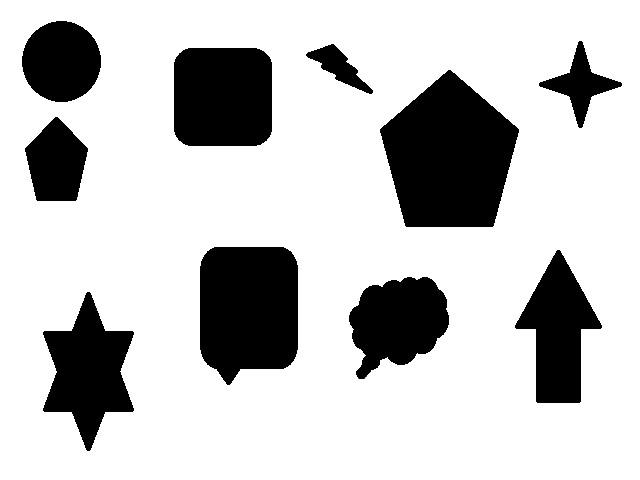
//> input picture samples/paint.jpg, 640 x 480 px
$ ./Topico_50   (built with g++ and OpenCV 4)
//> lines starting //> are read from the running program, lines starting //| are printed output that depends on the picture; after the words box and inside, x2 and y2 are one past the last pixel; in counts of white or black regions, pixels touching at a corner belong together
//> further down, img is the input picture: 480 rows x 640 cols, CV_8UC1; min 0, max 255, mean 196.7
#include <iostream>
#include <opencv2/highgui.hpp>
#include <opencv2/imgproc.hpp>
#include <opencv2/core/core.hpp>
#include "opencv2/opencv.hpp"
#include "opencv2/ml/ml.hpp"
#include <fstream>
#include <cmath>

using namespace std;
using namespace cv;

void getGLCM(Mat &img) {
    FILE *file;
    float energy = 0, contrast = 0, homogeneity = 0;
    float idm = 0, entropy = 0, mean1 = 0, dissimilarity = 0;
    float asmOfImg = 0, correlation = 0;
    float mean2 = 0, mean3 = 0, omegai = 0, omegaj = 0;
    float variance = 0, sumEntropy = 0, sumVariance = 0, sumAverage = 0;
    float differenceEntropy = 0, differenceVariance = 0;
    int sizeOfImg = 256;

    int row = img.rows, col = img.cols;
//> row = 480; col = 640

    Mat gl = Mat::zeros(sizeOfImg, sizeOfImg, CV_32FC1);

    for (int i = 0; i < row; i++) {
        for (int j = 0; j < col; j++) {
            gl.at<float>(img.at<uchar>(i, j), img.at<uchar>(i, j + 1))++;
        }
    }
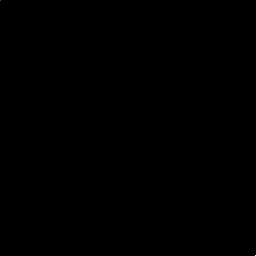
//> gl: 256 rows x 256 cols, CV_32FC1; min 0, max 227265, mean 4.7; drawn with min black and max white

    gl = gl + gl.t();
//> gl: 256 rows x 256 cols, CV_32FC1; 0.34% of pixels changed, all inside (x1, y1, x2, y2) = (0, 0, 256, 256)
    gl = gl / sum(gl)[0];
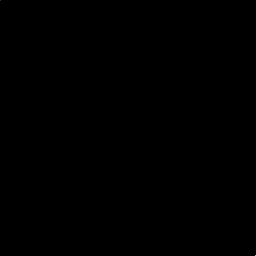
//> gl: 256 rows x 256 cols, CV_32FC1; min 0, max 0.74, mean 1.53e-05

    for (int i = 0; i < sizeOfImg; i++) {
        for (int j = 0; j < sizeOfImg; j++) {
            contrast = contrast + (i - j) * (i - j) * gl.at<float>(i, j);

            homogeneity = homogeneity + gl.at<float>(i, j) / (1 + abs(i - j));

            dissimilarity = dissimilarity + gl.at<float>(i, j) * (abs(i - j));

            asmOfImg = asmOfImg + (gl.at<float>(i, j) * gl.at<float>(i, j));

            energy = energy + sqrt(asmOfImg);

            if (i != j) {
                idm = idm + gl.at<float>(i, j) /
                            ((i - j) * (i - j));
            }

            if (gl.at<float>(i, j) != 0) {
                entropy = entropy - gl.at<float>(i, j) * log10(gl.at<float>(i, j));
            }

            mean2 = mean2 + i * gl.at<float>(i, j);
            mean3 = mean3 + j * gl.at<float>(i, j);
            omegai = omegai + sqrt(gl.at<float>(i, j) * (i - mean2) * (i - mean2));
            omegaj = omegaj + sqrt(gl.at<float>(i, j) * (j - mean3) * (j - mean3));

            if (i != 0 && j != 0) {
                correlation = correlation + ((((i * j) * (gl.at<float>(i, j))) - (mean2 * mean3)) / (omegai * omegaj));
            }

            variance += ((i - (mean2 + mean3) / 2) * (i - (mean2 + mean3) / 2)) * gl.at<float>(i, j);

            for (int k = 2; k < 513; k++) {
                if (i + j == k && gl.at<float>(k) > 0) {
                    sumEntropy -= (gl.at<float>(k)) * log10(gl.at<float>(k));
                    sumVariance += (i - sumEntropy) * (i - sumEntropy) * (gl.at<float>(k));
                    sumAverage += i * gl.at<float>(k);
                }
            }

            for (int k = 0; k < 256; k++) {
                if (i - j == k && gl.at<float>(k) > 0) {
                    differenceEntropy += gl.at<float>(k) * log10(gl.at<float>(k));
                    differenceVariance += (i - (mean2 + mean3) / 2) * (i - (mean1 + mean2) / 2) * (gl.at<float>(k));
                }
            }
        }
    }
//> this loop made 256 passes
//> (contrast, homogeneity, dissimilarity, asmOfImg, energy, idm) on passes 1 to 3: (150.4, 0.205, 0.613, 0.0404, 51.48, 0.00463), (177.5, 0.208, 0.726, 0.0405, 103, 0.0089), (202.4, 0.209, 0.831, 0.0405, 154.5, 0.0102)
//> after the loop, contrast = 470; homogeneity = 0.962; dissimilarity = 1.96; asmOfImg = 0.588; energy = 13184.5; idm = 0.0233; entropy = 0.407; mean2 = 196.7; mean3 = 196.7; omegai = 340.8; omegaj = 341; correlation = -10.48; variance = 4479.6; sumEntropy = 5.96

    file = fopen("/home/bolsista/Documents/treinamento-pdi/results/50_glcm.txt", "w");
    fprintf(file, "energy = %f\n", energy);
    fprintf(file, "contrast = %f\n", contrast);
    fprintf(file, "homogeneity = %f\n", homogeneity);
    fprintf(file, "idm = %f\n", idm);
    fprintf(file, "entropy = %f\n", entropy);
    fprintf(file, "dissimilarity = %f\n", dissimilarity);
    fprintf(file, "asm = %f\n", asmOfImg);
    fprintf(file, "correlation = %f\n", correlation);
    fprintf(file, "difference of variance = %f\n", differenceVariance);
    fprintf(file, "difference of entropy = %f\n", differenceEntropy);
    fprintf(file, "sum of entropy = %f\n", sumEntropy);
    fprintf(file, "sum of variance = %f\n", sumVariance);
    fprintf(file, "sum of average = %f\n", sumAverage);
    fclose(file);
}

int main() {
    Mat img = imread("/home/bolsista/Documents/treinamento-pdi/samples/paint.jpg", IMREAD_GRAYSCALE);

    getGLCM(img);

    return 0;
}
